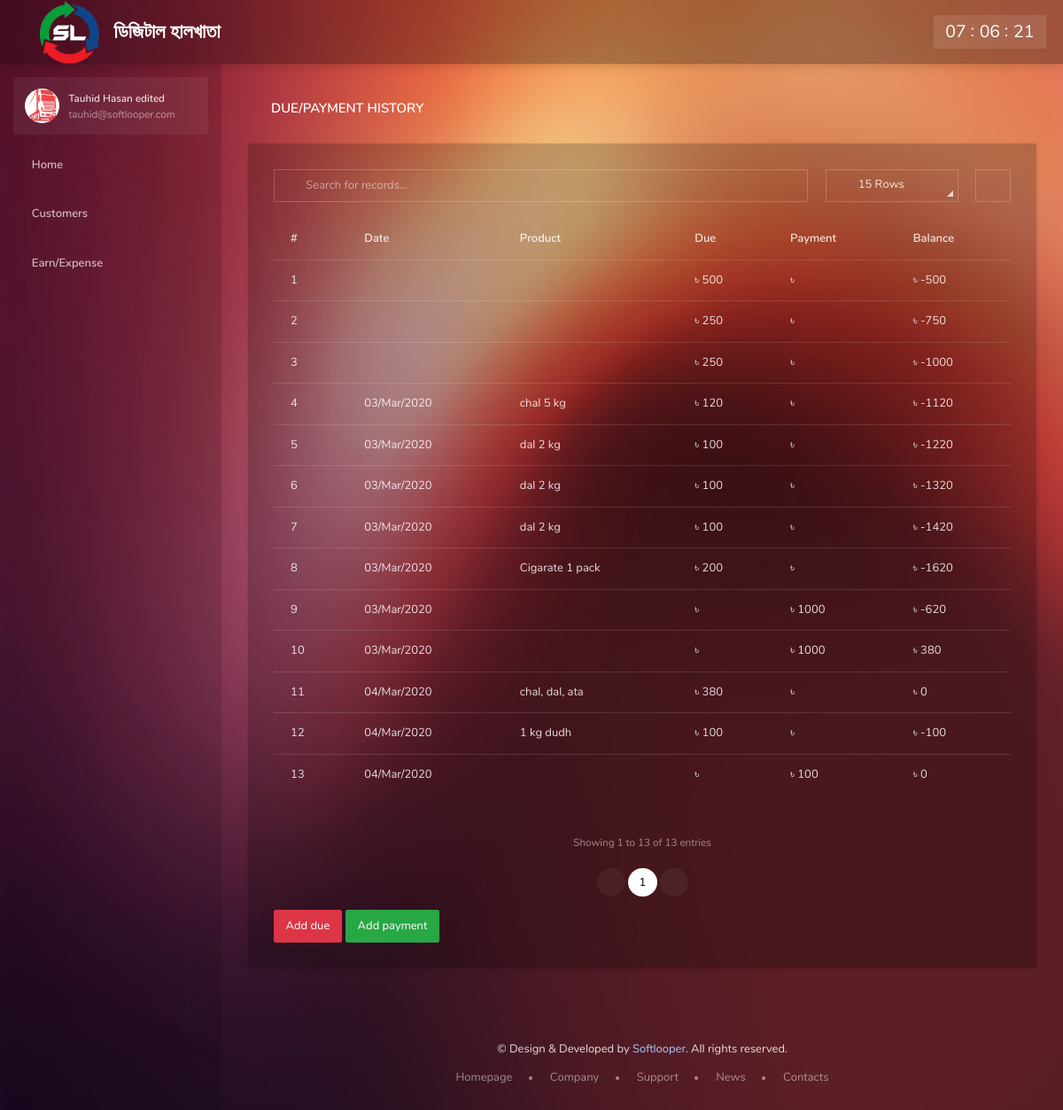
The app's page /payment-history.php?id=1 (signed in) with its own data.
### tables this page shows
CREATE TABLE `user` (
  `u_id` int(11) NOT NULL,
  `name` varchar(100) NOT NULL,
  `mobile` int(15) NOT NULL,
  `email` varchar(100) NOT NULL,
  `password` varchar(100) NOT NULL,
  `address` longtext NOT NULL,
  `picture` varchar(100) NOT NULL
);

CREATE TABLE `due_payment` (
  `dp_id` int(11) NOT NULL,
  `customer_id` int(11) NOT NULL,
  `action_date` varchar(30) DEFAULT NULL,
  `product` varchar(200) DEFAULT NULL,
  `due` int(11) DEFAULT NULL,
  `payment` int(11) DEFAULT NULL,
  `balance` int(11) DEFAULT NULL
);

### includes/security.php (called while the page is built, shortened)
<?php
if (empty($_SESSION['user_pass'])) {
	echo "<script> alert('Please login first...!!!!') </script>";
	echo "<script> location = 'login.php' </script>";
}else{
	$USERID = $_SESSION['user_id'];
}
?>

### payment-history.php (the view, shortened to what this page needs)
<?php
require "includes/security.php";
require "includes/db.php";
    require "includes/head.php" ;
?>
    <body data-sa-theme="1">
        <main class="main">
            <?php require "includes/topbar.php"; ?>
            <?php require "includes/sidebar.php"; ?>
            <section class="content">
                <div class="content__inner">
                    <header class="content__title">
                        <h1>Due/Payment history</h1>
                    </header>
                    <div class="card">
                        <div class="card-body">
                            <div class="table-responsive data-table">
                                <table id="data-table" class="table">
                                    <thead>
                                    <tr>
                                        <th>#</th>
                                        <th>Date</th>
                                        <th>Product</th>
                                        <th>Due</th>
                                        <th>Payment</th>
                                        <th>Balance</th>
                                    </tr>
                                    </thead>
                                    <tbody>
    <?php
    if (empty($_GET['id'])) {
        echo "<script> alert('Please select a customer first..!!!') </script>";
        echo "<script> location = 'customer-list.php' </script>";
    }else{
    $curr_id = mysqli_escape_string($con, $_GET['id']);
        $sql = mysqli_query($con, "SELECT * FROM due_payment WHERE customer_id = '$curr_id' ");
        $count = 1;
        while ($row = mysqli_fetch_assoc($sql)) {
    ?>
                                    <tr>
                                        <td><?php echo $count ;?></td>
                                        <td><?php echo $row['action_date'] ;?></td>
                                        <td><?php echo $row['product'] ;?></td>
                                        <td>৳ <?php echo $row['due'] ;?></td>
                                        <td>৳ <?php echo $row['payment'] ;?></td>
                                        <td>৳ <?php echo $row['balance'] ;?></td>
    <?php
        $count++;
        }
    }
    ?>
                                    </tbody>
                                </table>
                                <div style="margin-top: 15px;">
                                    <a class="btn btn-danger" href="add-due.php?id=<?php echo $curr_id ;?>">Add due</a>
                                    <a class="btn btn-success" href="add-payment.php?id=<?php echo $curr_id ;?>">Add payment</a>
                                </div>
                            </div>
                        </div>
                    </div>
                <?php require "includes/footer.php"; ?>
                </div>
            </section>
        </main>
    </body>
</html>

### includes/head.php (shortened to what this page needs)
<!DOCTYPE html>
<html lang="en">
<head>
        <link rel="stylesheet" href="resources/vendors/zwicon/zwicon.min.css">
        <link rel="stylesheet" href="resources/vendors/animate.css/animate.min.css">
        <link rel="stylesheet" href="resources/vendors/overlay-scrollbars/OverlayScrollbars.min.css">
        <link rel="stylesheet" href="resources/vendors/select2/css/select2.min.css">
        <link rel="stylesheet" href="resources/vendors/dropzone/dropzone.css">
        <link rel="stylesheet" href="resources/vendors/flatpickr/flatpickr.min.css" />
        <link rel="stylesheet" href="resources/vendors/nouislider/nouislider.min.css">
        <link rel="stylesheet" href="resources/vendors/bootstrap-colorpicker/css/bootstrap-colorpicker.css">
        <link rel="stylesheet" href="resources/vendors/trumbowyg/ui/trumbowyg.min.css">
        <link rel="stylesheet" href="resources/vendors/rateyo/jquery.rateyo.min.css">
        <link rel="stylesheet" href="resources/vendors/sweetalert2/sweetalert2.min.css">
        <link rel="stylesheet" href="resources/vendors/fullcalendar/core/main.min.css">
        <link rel="stylesheet" href="resources/vendors/fullcalendar/daygrid/main.min.css">
        <link rel="stylesheet" href="resources/css/app.min.css">
        <link rel="stylesheet" href="demo/css/demo.css">
    </head>

### includes/topbar.php (shortened to what this page needs)
<header class="header">
    <div class="logo d-none d-sm-inline-flex">
        <img src="demo/img/logo.png" alt="Softlooper" width="100px">
        <a href="index.php" style="font-weight: 600; font-size: 1.7em;">ডিজিটাল হালখাতা</a>
    </div>
    <ul class="top-nav">
        <li class="dropdown d-none d-sm-inline-block">
            <a href="#" data-toggle="dropdown"><i class="zwicon-more-h"></i></a>
        </li>
        <li class="d-none d-sm-inline-block">
            <a href="#" class="top-nav__themes" data-sa-action="aside-open" data-sa-target=".themes"><i class="zwicon-palette"></i></a>
        </li>
    </ul>
    <div class="clock d-none d-md-inline-block">
        <div class="time">
            <span class="time__hours"></span>
            <span class="time__min"></span>
            <span class="time__sec"></span>
        </div>
    </div>
</header>

### includes/sidebar.php (shortened to what this page needs)
<aside class="sidebar ">
    <div class="scrollbar">
        <div class="user">
            <div class="user__info" data-toggle="dropdown">
    <?php
        $userDataSql = mysqli_query($con, "SELECT * FROM user WHERE u_id = '$USERID' ");
        $userRow = mysqli_fetch_assoc($userDataSql);
        $userPic = $userRow['picture'];
        if (empty($userPic)) {
    ?>
                <img class="user__img" src="demo/img/profile-pics/2.jpg" alt="">
    <?php }else{ ?>
                <img class="user__img" src="upload/user_pictures/<?php echo $userPic ;?>" alt="">
    <?php } ?>
                <div>
                    <div class="user__name"><?php echo $userRow['name'] ;?></div>
                    <div class="user__email"><?php echo $userRow['email'] ;?></div>
                </div>
            </div>
        </div>
        <ul class="navigation">
            <li><a href="index.php"><i class="zwicon-home"></i> Home</a></li>
            <li class="navigation__sub">
                <a href="#"><i class="zwicon-note"></i> Customers</a>
            </li>
            <li class="navigation__sub">
                <a href="#"><i class="zwicon-coin"></i>Earn/Expense</a>
            </li>
        </ul>
    </div>
</aside>

### includes/footer.php
<footer class="footer d-none d-sm-block">
    <p>© Design & Developed by <a href="http://softlooper.com">Softlooper</a>. All rights reserved.</p>
    <ul class="footer__nav">
        <a href="#">Homepage</a>
        <a href="#">Company</a>
        <a href="#">Support</a>
        <a href="#">News</a>
        <a href="#">Contacts</a>
    </ul>
</footer>

### records on screen
user: picture (picture), name "Tauhid Hasan edited", email "tauhid@softlooper.com"
due_payment: due "500", balance "-500"
due_payment: due "250", balance "-750"
due_payment: due "250", balance "-1000"
due_payment: action_date "03/Mar/2020", product "chal 5 kg", due "120", balance "-1120"
due_payment: action_date "03/Mar/2020", product "dal 2 kg", due "100", balance "-1220"
due_payment: action_date "03/Mar/2020", product "dal 2 kg", due "100", balance "-1320"
due_payment: action_date "03/Mar/2020", product "dal 2 kg", due "100", balance "-1420"
due_payment: action_date "03/Mar/2020", product "Cigarate 1 pack", due "200", balance "-1620"
due_payment: action_date "03/Mar/2020", payment "1000", balance "-620"
due_payment: action_date "03/Mar/2020", payment "1000", balance "380"
due_payment: action_date "04/Mar/2020", product "chal, dal, ata", due "380", balance "0"
due_payment: action_date "04/Mar/2020", product "1 kg dudh", due "100", balance "-100"
due_payment: action_date "04/Mar/2020", payment "100", balance "0"
